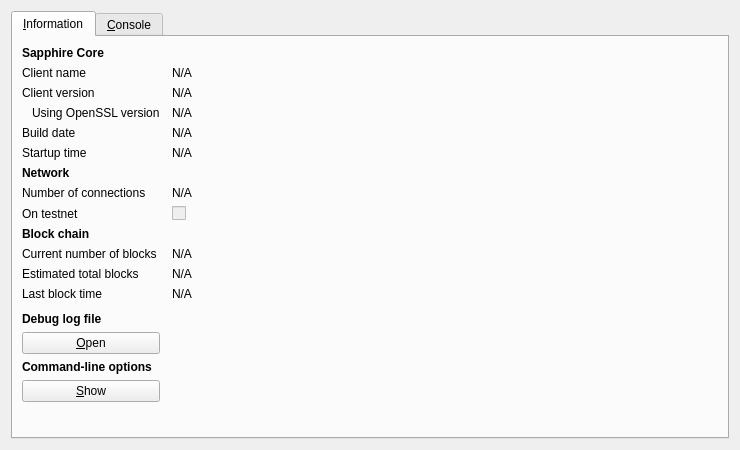
<?xml version="1.0" encoding="UTF-8"?>
<ui version="4.0">
 <class>RPCConsole</class>
 <widget class="QDialog" name="RPCConsole">
  <property name="geometry">
   <rect>
    <x>0</x>
    <y>0</y>
    <width>740</width>
    <height>450</height>
   </rect>
  </property>
  <property name="windowTitle">
   <string>Sapphire - Debug window</string>
  </property>
  <layout class="QVBoxLayout" name="verticalLayout_2">
   <item>
    <widget class="QTabWidget" name="tabWidget">
     <property name="currentIndex">
      <number>0</number>
     </property>
     <widget class="QWidget" name="tab_info">
      <attribute name="title">
       <string>&amp;Information</string>
      </attribute>
      <layout class="QGridLayout" name="gridLayout" columnstretch="0,1">
       <property name="horizontalSpacing">
        <number>12</number>
       </property>
       <item row="0" column="0">
        <widget class="QLabel" name="label_9">
         <property name="font">
          <font>
           <weight>75</weight>
           <bold>true</bold>
          </font>
         </property>
         <property name="text">
          <string>Sapphire Core</string>
         </property>
        </widget>
       </item>
       <item row="1" column="0">
        <widget class="QLabel" name="label_5">
         <property name="text">
          <string>Client name</string>
         </property>
        </widget>
       </item>
       <item row="1" column="1">
        <widget class="QLabel" name="clientName">
         <property name="cursor">
          <cursorShape>IBeamCursor</cursorShape>
         </property>
         <property name="text">
          <string>N/A</string>
         </property>
         <property name="textFormat">
          <enum>Qt::PlainText</enum>
         </property>
         <property name="textInteractionFlags">
          <set>Qt::LinksAccessibleByMouse|Qt::TextSelectableByKeyboard|Qt::TextSelectableByMouse</set>
         </property>
        </widget>
       </item>
       <item row="2" column="0">
        <widget class="QLabel" name="label_6">
         <property name="text">
          <string>Client version</string>
         </property>
        </widget>
       </item>
       <item row="2" column="1">
        <widget class="QLabel" name="clientVersion">
         <property name="cursor">
          <cursorShape>IBeamCursor</cursorShape>
         </property>
         <property name="text">
          <string>N/A</string>
         </property>
         <property name="textFormat">
          <enum>Qt::PlainText</enum>
         </property>
         <property name="textInteractionFlags">
          <set>Qt::LinksAccessibleByMouse|Qt::TextSelectableByKeyboard|Qt::TextSelectableByMouse</set>
         </property>
        </widget>
       </item>
       <item row="3" column="0">
        <widget class="QLabel" name="label_14">
         <property name="text">
          <string>Using OpenSSL version</string>
         </property>
         <property name="indent">
          <number>10</number>
         </property>
        </widget>
       </item>
       <item row="3" column="1">
        <widget class="QLabel" name="openSSLVersion">
         <property name="cursor">
          <cursorShape>IBeamCursor</cursorShape>
         </property>
         <property name="text">
          <string>N/A</string>
         </property>
         <property name="textFormat">
          <enum>Qt::PlainText</enum>
         </property>
         <property name="textInteractionFlags">
          <set>Qt::LinksAccessibleByMouse|Qt::TextSelectableByKeyboard|Qt::TextSelectableByMouse</set>
         </property>
        </widget>
       </item>
       <item row="4" column="0">
        <widget class="QLabel" name="label_12">
         <property name="text">
          <string>Build date</string>
         </property>
        </widget>
       </item>
       <item row="4" column="1">
        <widget class="QLabel" name="buildDate">
         <property name="cursor">
          <cursorShape>IBeamCursor</cursorShape>
         </property>
         <property name="text">
          <string>N/A</string>
         </property>
         <property name="textFormat">
          <enum>Qt::PlainText</enum>
         </property>
         <property name="textInteractionFlags">
          <set>Qt::LinksAccessibleByMouse|Qt::TextSelectableByKeyboard|Qt::TextSelectableByMouse</set>
         </property>
        </widget>
       </item>
       <item row="5" column="0">
        <widget class="QLabel" name="label_13">
         <property name="text">
          <string>Startup time</string>
         </property>
        </widget>
       </item>
       <item row="5" column="1">
        <widget class="QLabel" name="startupTime">
         <property name="cursor">
          <cursorShape>IBeamCursor</cursorShape>
         </property>
         <property name="text">
          <string>N/A</string>
         </property>
         <property name="textFormat">
          <enum>Qt::PlainText</enum>
         </property>
         <property name="textInteractionFlags">
          <set>Qt::LinksAccessibleByMouse|Qt::TextSelectableByKeyboard|Qt::TextSelectableByMouse</set>
         </property>
        </widget>
       </item>
       <item row="6" column="0">
        <widget class="QLabel" name="label_11">
         <property name="font">
          <font>
           <weight>75</weight>
           <bold>true</bold>
          </font>
         </property>
         <property name="text">
          <string>Network</string>
         </property>
        </widget>
       </item>
       <item row="7" column="0">
        <widget class="QLabel" name="label_7">
         <property name="text">
          <string>Number of connections</string>
         </property>
        </widget>
       </item>
       <item row="7" column="1">
        <widget class="QLabel" name="numberOfConnections">
         <property name="cursor">
          <cursorShape>IBeamCursor</cursorShape>
         </property>
         <property name="text">
          <string>N/A</string>
         </property>
         <property name="textFormat">
          <enum>Qt::PlainText</enum>
         </property>
         <property name="textInteractionFlags">
          <set>Qt::LinksAccessibleByMouse|Qt::TextSelectableByKeyboard|Qt::TextSelectableByMouse</set>
         </property>
        </widget>
       </item>
       <item row="8" column="0">
        <widget class="QLabel" name="label_8">
         <property name="text">
          <string>On testnet</string>
         </property>
        </widget>
       </item>
       <item row="8" column="1">
        <widget class="QCheckBox" name="isTestNet">
         <property name="enabled">
          <bool>false</bool>
         </property>
         <property name="text">
          <string/>
         </property>
        </widget>
       </item>
       <item row="9" column="0">
        <widget class="QLabel" name="label_10">
         <property name="font">
          <font>
           <weight>75</weight>
           <bold>true</bold>
          </font>
         </property>
         <property name="text">
          <string>Block chain</string>
         </property>
        </widget>
       </item>
       <item row="10" column="0">
        <widget class="QLabel" name="label_3">
         <property name="text">
          <string>Current number of blocks</string>
         </property>
        </widget>
       </item>
       <item row="10" column="1">
        <widget class="QLabel" name="numberOfBlocks">
         <property name="cursor">
          <cursorShape>IBeamCursor</cursorShape>
         </property>
         <property name="text">
          <string>N/A</string>
         </property>
         <property name="textFormat">
          <enum>Qt::PlainText</enum>
         </property>
         <property name="textInteractionFlags">
          <set>Qt::LinksAccessibleByMouse|Qt::TextSelectableByKeyboard|Qt::TextSelectableByMouse</set>
         </property>
        </widget>
       </item>
       <item row="11" column="0">
        <widget class="QLabel" name="label_4">
         <property name="text">
          <string>Estimated total blocks</string>
         </property>
        </widget>
       </item>
       <item row="11" column="1">
        <widget class="QLabel" name="totalBlocks">
         <property name="cursor">
          <cursorShape>IBeamCursor</cursorShape>
         </property>
         <property name="text">
          <string>N/A</string>
         </property>
         <property name="textFormat">
          <enum>Qt::PlainText</enum>
         </property>
         <property name="textInteractionFlags">
          <set>Qt::LinksAccessibleByMouse|Qt::TextSelectableByKeyboard|Qt::TextSelectableByMouse</set>
         </property>
        </widget>
       </item>
       <item row="12" column="0">
        <widget class="QLabel" name="label_2">
         <property name="text">
          <string>Last block time</string>
         </property>
        </widget>
       </item>
       <item row="12" column="1">
        <widget class="QLabel" name="lastBlockTime">
         <property name="cursor">
          <cursorShape>IBeamCursor</cursorShape>
         </property>
         <property name="text">
          <string>N/A</string>
         </property>
         <property name="textFormat">
          <enum>Qt::PlainText</enum>
         </property>
         <property name="textInteractionFlags">
          <set>Qt::LinksAccessibleByMouse|Qt::TextSelectableByKeyboard|Qt::TextSelectableByMouse</set>
         </property>
        </widget>
       </item>
       <item row="13" column="0">
        <spacer name="verticalSpacer_2">
         <property name="orientation">
          <enum>Qt::Vertical</enum>
         </property>
         <property name="sizeHint" stdset="0">
          <size>
           <width>20</width>
           <height>20</height>
          </size>
         </property>
        </spacer>
       </item>
       <item row="14" column="0">
        <widget class="QLabel" name="labelDebugLogfile">
         <property name="font">
          <font>
           <weight>75</weight>
           <bold>true</bold>
          </font>
         </property>
         <property name="text">
          <string>Debug log file</string>
         </property>
        </widget>
       </item>
       <item row="15" column="0">
        <widget class="QPushButton" name="openDebugLogfileButton">
         <property name="toolTip">
          <string>Open the Sapphire debug log file from the current data directory. This can take a few seconds for large log files.</string>
         </property>
         <property name="text">
          <string>&amp;Open</string>
         </property>
         <property name="autoDefault">
          <bool>false</bool>
         </property>
        </widget>
       </item>
       <item row="16" column="0">
        <widget class="QLabel" name="labelCLOptions">
         <property name="font">
          <font>
           <weight>75</weight>
           <bold>true</bold>
          </font>
         </property>
         <property name="text">
          <string>Command-line options</string>
         </property>
        </widget>
       </item>
       <item row="17" column="0">
        <widget class="QPushButton" name="showCLOptionsButton">
         <property name="toolTip">
          <string>Show the Sapphire-Qt help message to get a list with possible Sapphire command-line options.</string>
         </property>
         <property name="text">
          <string>&amp;Show</string>
         </property>
         <property name="autoDefault">
          <bool>false</bool>
         </property>
        </widget>
       </item>
       <item row="18" column="0">
        <spacer name="verticalSpacer">
         <property name="orientation">
          <enum>Qt::Vertical</enum>
         </property>
         <property name="sizeHint" stdset="0">
          <size>
           <width>20</width>
           <height>40</height>
          </size>
         </property>
        </spacer>
       </item>
      </layout>
     </widget>
     <widget class="QWidget" name="tab_console">
      <attribute name="title">
       <string>&amp;Console</string>
      </attribute>
      <layout class="QVBoxLayout" name="verticalLayout_3">
       <property name="spacing">
        <number>3</number>
       </property>
       <item>
        <widget class="QTextEdit" name="messagesWidget">
         <property name="minimumSize">
          <size>
           <width>0</width>
           <height>100</height>
          </size>
         </property>
         <property name="readOnly">
          <bool>true</bool>
         </property>
         <property name="tabKeyNavigation" stdset="0">
          <bool>false</bool>
         </property>
         <property name="columnCount" stdset="0">
          <number>2</number>
         </property>
        </widget>
       </item>
       <item>
        <layout class="QHBoxLayout" name="horizontalLayout">
         <property name="spacing">
          <number>3</number>
         </property>
         <item>
          <widget class="QLabel" name="label">
           <property name="text">
            <string notr="true">&gt;</string>
           </property>
          </widget>
         </item>
         <item>
          <widget class="QLineEdit" name="lineEdit"/>
         </item>
         <item>
          <widget class="QPushButton" name="clearButton">
           <property name="maximumSize">
            <size>
             <width>24</width>
             <height>24</height>
            </size>
           </property>
           <property name="toolTip">
            <string>Clear console</string>
           </property>
           <property name="text">
            <string/>
           </property>
           <property name="icon">
            <iconset resource="../bitcoin.qrc">
             <normaloff>:/icons/remove</normaloff>:/icons/remove</iconset>
           </property>
           <property name="shortcut">
            <string notr="true">Ctrl+L</string>
           </property>
           <property name="autoDefault">
            <bool>false</bool>
           </property>
          </widget>
         </item>
        </layout>
       </item>
      </layout>
     </widget>
    </widget>
   </item>
  </layout>
 </widget>
 <resources>
  <include location="../bitcoin.qrc"/>
 </resources>
 <connections/>
</ui>
